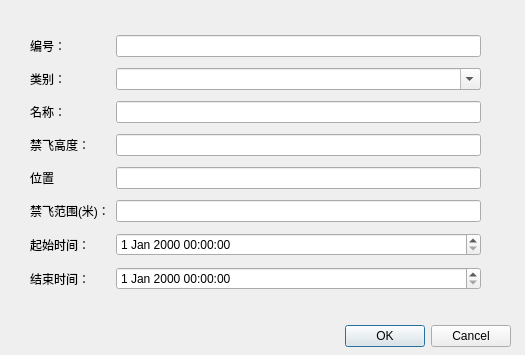
<?xml version="1.0" encoding="UTF-8"?>
<ui version="4.0">
 <class>MarketCircleDialog</class>
 <widget class="QDialog" name="MarketCircleDialog">
  <property name="geometry">
   <rect>
    <x>0</x>
    <y>0</y>
    <width>525</width>
    <height>355</height>
   </rect>
  </property>
  <property name="windowTitle">
   <string>圆形标注设置</string>
  </property>
  <widget class="QDialogButtonBox" name="buttonBox">
   <property name="geometry">
    <rect>
     <x>170</x>
     <y>320</y>
     <width>341</width>
     <height>32</height>
    </rect>
   </property>
   <property name="orientation">
    <enum>Qt::Horizontal</enum>
   </property>
   <property name="standardButtons">
    <set>QDialogButtonBox::Cancel|QDialogButtonBox::Ok</set>
   </property>
  </widget>
  <widget class="QWidget" name="gridLayoutWidget">
   <property name="geometry">
    <rect>
     <x>30</x>
     <y>30</y>
     <width>451</width>
     <height>271</height>
    </rect>
   </property>
   <layout class="QGridLayout" name="gridLayout">
    <item row="5" column="2">
     <widget class="QLineEdit" name="mLineEditR"/>
    </item>
    <item row="0" column="2">
     <widget class="QLineEdit" name="mLineEditId"/>
    </item>
    <item row="1" column="2">
     <widget class="QComboBox" name="mComboBoxClass">
      <property name="editable">
       <bool>true</bool>
      </property>
     </widget>
    </item>
    <item row="0" column="0">
     <widget class="QLabel" name="label">
      <property name="text">
       <string>编号：</string>
      </property>
     </widget>
    </item>
    <item row="6" column="0">
     <widget class="QLabel" name="label_7">
      <property name="text">
       <string>起始时间：</string>
      </property>
     </widget>
    </item>
    <item row="1" column="0">
     <widget class="QLabel" name="label_2">
      <property name="text">
       <string>类别：</string>
      </property>
     </widget>
    </item>
    <item row="7" column="2">
     <widget class="QDateTimeEdit" name="mDateTimeEditEnd"/>
    </item>
    <item row="6" column="2">
     <widget class="QDateTimeEdit" name="mDateTimeEditBegin"/>
    </item>
    <item row="3" column="0">
     <widget class="QLabel" name="label_5">
      <property name="text">
       <string>禁飞高度：</string>
      </property>
     </widget>
    </item>
    <item row="2" column="0">
     <widget class="QLabel" name="label_3">
      <property name="text">
       <string>名称：</string>
      </property>
     </widget>
    </item>
    <item row="2" column="2">
     <widget class="QLineEdit" name="mLineEditName"/>
    </item>
    <item row="7" column="0">
     <widget class="QLabel" name="label_8">
      <property name="text">
       <string>结束时间：</string>
      </property>
     </widget>
    </item>
    <item row="3" column="2">
     <widget class="QLineEdit" name="mLineEditHeight"/>
    </item>
    <item row="5" column="0">
     <widget class="QLabel" name="label_6">
      <property name="text">
       <string>禁飞范围(米)：</string>
      </property>
     </widget>
    </item>
    <item row="4" column="0">
     <widget class="QLabel" name="label_4">
      <property name="text">
       <string>位置</string>
      </property>
     </widget>
    </item>
    <item row="4" column="2">
     <widget class="QLineEdit" name="mLineEditPosition"/>
    </item>
   </layout>
  </widget>
 </widget>
 <resources/>
 <connections>
  <connection>
   <sender>buttonBox</sender>
   <signal>accepted()</signal>
   <receiver>MarketCircleDialog</receiver>
   <slot>accept()</slot>
   <hints>
    <hint type="sourcelabel">
     <x>248</x>
     <y>254</y>
    </hint>
    <hint type="destinationlabel">
     <x>157</x>
     <y>274</y>
    </hint>
   </hints>
  </connection>
  <connection>
   <sender>buttonBox</sender>
   <signal>rejected()</signal>
   <receiver>MarketCircleDialog</receiver>
   <slot>reject()</slot>
   <hints>
    <hint type="sourcelabel">
     <x>316</x>
     <y>260</y>
    </hint>
    <hint type="destinationlabel">
     <x>286</x>
     <y>274</y>
    </hint>
   </hints>
  </connection>
 </connections>
</ui>
